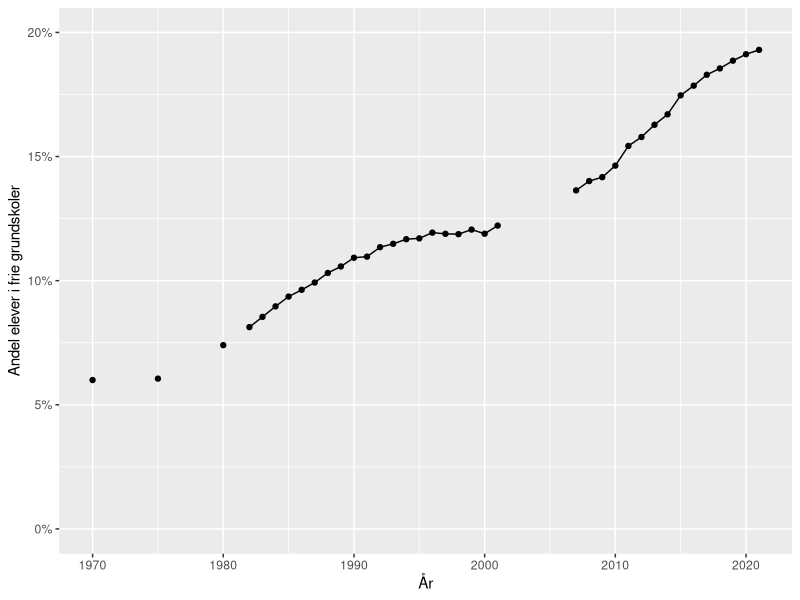

This chart was generated by the following R code:
## ---- chunk 1
knitr::opts_chunk$set(echo = FALSE, message = FALSE, warning = FALSE)
## ---- chunk 2
library("readxl")
library(tidyverse)
library(ggplot2)

# xls files
privskole <- read_excel("privskole_dispindkomst.xls")

figure <- ggplot(privskole, aes(x=År, y = Privatskole)) +
  geom_point( ) +
  geom_line( ) +
  scale_y_continuous(
    name = "Andel elever i frie grundskoler",
    labels = scales::percent,
    limits = c(0, 0.2),
    )
figure

# max_first  <- 0.2 # max(privskole$Privatskole)   # Specify max of first y axis
# max_second <- 200000 # max(privskole$Indkomst) # Specify max of second y axis
# min_first  <- 0.05 # min(privskole$Privatskole)   # Specify min of first y axis
# min_second <- 25000 # min(privskole$Indkomst) # Specify min of second y axis
# 
# # scale and shift variables calculated based on desired mins and maxes
# scale = (max_second - min_second)/(max_first - min_first)
# shift = min_first - min_second
# 
# # Function to scale secondary axis
# scale_function <- function(x, scale, shift){
#   return ((x)*scale - shift)
# }
# 
# # Function to scale secondary variable values
# inv_scale_function <- function(x, scale, shift){
#   return ((x + shift)/scale)
# }
# 
# figure1 <- ggplot(privskole, aes(x=År)) + 
#   geom_point( aes(y = Privatskole)) +
#   geom_line( aes(y = inv_scale_function(Indkomst, scale, shift))) +
#   scale_y_continuous(
#     name = "Andel elever i frie grundskoler",
#     limits = c(0, 0.3),
#     sec.axis = sec_axis(~scale_function(., scale, shift), name="Disponibel indkomst", labels = scales::comma)
#   )
# figure1
## ---- chunk 3
# figure2 <- ggplot(privskole, aes(x=Indkomst, y = Privatskole)) + 
#   geom_point( ) +
#   scale_y_continuous(
#     name = "Andel elever i frie grundskoler",
#   )
# figure2
## ---- chunk 4
regr_model <- lm(Privatskole ~ Indkomst, privskole)
#summary(regr_model)
